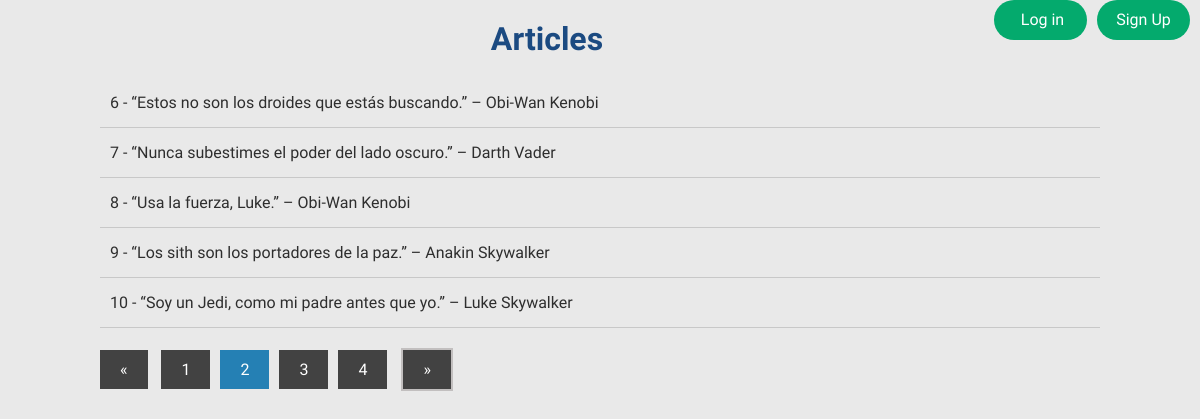
The page /vista/index.php?pagina=2 on the database its author committed.
### tables this page shows
CREATE TABLE `articles` (
  `Id` int(11) NOT NULL,
  `Article` text NOT NULL
);

### model/model.php (called while the page is built, shortened)
<?php
 function select($conection){
    try{
        $sql = "SELECT * FROM `articles`";
        $statmet = $conection->prepare($sql);
        $statmet -> execute();
        $resultat = $statmet->fetchAll();
        return $resultat;
    }catch(Exception $e){
        echo "Error: " . $e->getMessage();
        die();
    }
    }
?>

### controlador/controlador.php (the view, shortened to what this page needs)
<?php
require '../model/model.php';
try{
    $conection = connection();
    $paginaActual = isset($_REQUEST['pagina']) ? (int) $_REQUEST['pagina'] : 1;
   $_POSTSperPagina = isset($_POST['numArticles']) ? (int)$_POST['numArticles'] : 5;
if($paginaActual > 1){
    $inici = ($paginaActual * $_POSTSperPagina - $_POSTSperPagina);
}else{
    $inici = 0;
}
    $resultat = select($conection);
    $llista = "";
    if ( isset($_SESSION['login'])  && $_SESSION['login'] == true){
        foreach($resultat as $fila){
            if($fila['Id'] > $inici && $fila['Id'] <= $inici + $_POSTSperPagina){
                $llista .= "<li>". $fila['Id'] . " - " . $fila['Article'] ."<a href='../vista/eliminar.vista.php' ><button type='button' class='btn'><i class='fa fa-trash'></i></button></a> <a href='../vista/modificar.vista.php' ><button type='button' class='btn'><i class='fa fa-refresh'></i></button></a></li> ";
            }else{
                $llista .= "";
            }
        }
    }else{
        foreach($resultat as $fila){
                if($fila['Id'] > $inici && $fila['Id'] <= $inici + $_POSTSperPagina){
                    $llista .= "<li>". $fila['Id'] . " - " . $fila['Article'] ."</li>";
                }else{
                    $llista .= "";
                }
        }
    }
    $totalArticles = totalArticles($conection);
    $numeroPagines = ceil($totalArticles / $_POSTSperPagina);
    $li = button($paginaActual, $numeroPagines);
}catch(PDOException $e){
    echo "Error: " . $e->getMessage();
    die();
}
function button($paginaActual, $numeroPagines){
    $li = "";
    for($i = 1; $i <= $numeroPagines; $i++){
        if($paginaActual == $i){
            $li .= "<li class='active'><a href='index.php?pagina=$i'>$i</a></li>";
        }else{
            $li .= "<li><a href='index.php?pagina=$i'>$i</a></li>";
        }
    }
    return $li;
}
?>

### estils/estils.css (style rules this page uses)
* { margin: 0; padding: 0; -webkit-box-sizing: border-box; -moz-box-sizing: border-box; box-sizing: border-box; }
body { background: #e9e9e9; color: #2e2e2e; font-family: 'Open Sans Condensed', sans-serif; }
.contenidor .articles ul li { padding:15px 10px; border-bottom: 1px solid #c8c8c8; }
.paginacio ul li { display: inline-block; margin-right: 10px; }
.paginacio ul .active a { background: #2580b4; }
.paginacio ul li a { display: inline-block; font-family: 'Open Sans Condensed', sans-serif; padding: 10px 20px; background: #424242;; color:#fff; text-decoration: none; }

### rows shown on the page
articles: Id "6", Article "“Estos no son los droides que estás buscando.” – Obi-Wan Kenobi"
articles: Id "7", Article "“Nunca subestimes el poder del lado oscuro.” – Darth Vader"
articles: Id "8", Article "“Usa la fuerza, Luke.” – Obi-Wan Kenobi"
articles: Id "9", Article "“Los sith son los portadores de la paz.” – Anakin Skywalker"
articles: Id "10", Article "“Soy un Jedi, como mi padre antes que yo.” – Luke Skywalker"
